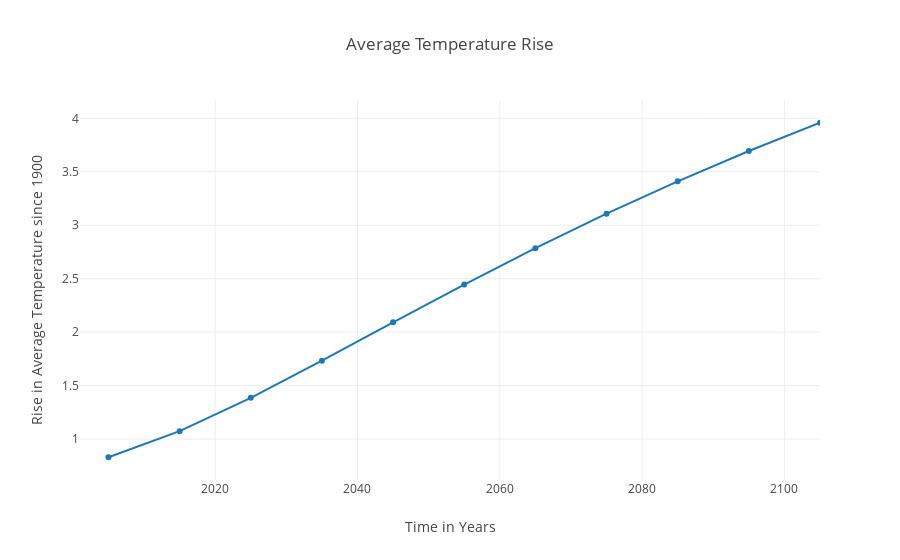

Write notebook code for a chart like this one.
### Code cell
plot_temp_change()

### Figure 1 — Plotly figure (JSON) as saved in the notebook; plotly's stock layout.template omitted (floating-point values rounded to 4 significant figures)
{"data": [{"type": "scatter", "x": ["2005-01-01T00:00:00", "2015-01-01T00:00:00", "2025-01-01T00:00:00", "2035-01-01T00:00:00", "2045-01-01T00:00:00", "2055-01-01T00:00:00", "2065-01-01T00:00:00", "2075-01-01T00:00:00", "2085-01-01T00:00:00", "2095-01-01T00:00:00", "2105-01-01T00:00:00"], "y": [0.83, 1.074, 1.386, 1.733, 2.092, 2.446, 2.786, 3.108, 3.411, 3.694, 3.959]}], "layout": {"title": {"text": "Average Temperature Rise"}, "xaxis": {"range": ["2001-01-01T00:00:00", "2105-01-01T00:00:00"], "title": {"text": "Time in Years"}}, "yaxis": {"title": {"text": "Rise in Average Temperature since 1900"}}}}
